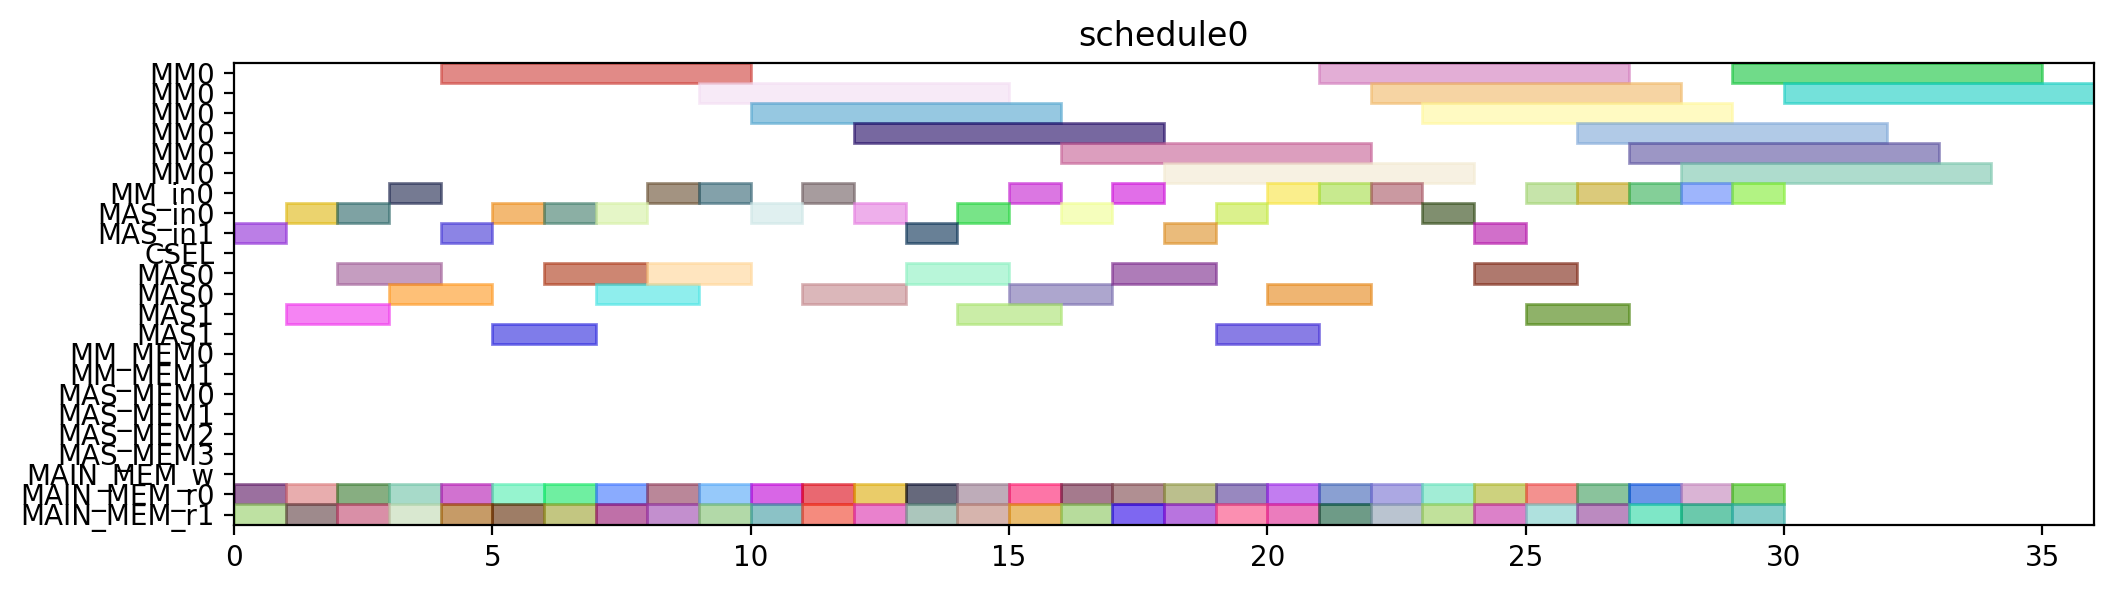

The script that drew this image:
from pyschedule import Scenario, solvers, plotters, alt


def solve():
	horizon = 120
	S = Scenario("schedule0", horizon=horizon)

	# resource
	MM = S.Resources('MM', num=1, size=6)
	MM_in = S.Resources('MM_in', num=1)
	MAS_in = S.Resources('MAS_in', num=2)
	CSEL = S.Resource('CSEL')
	MAS = S.Resources('MAS', num=2, size=2, periods=range(1, horizon))
	MM_MEM = S.Resources('MM_MEM', num=2)
	MAS_MEM = S.Resources('MAS_MEM', num=4)
	MAIN_MEM_w = S.Resource('MAIN_MEM_w', size=1)
	MAIN_MEM_r = S.Resources('MAIN_MEM_r', num=2)

	# result of previous scheduling

	# new tasks
	r1_t0 = S.Task('r1_t0', length=6, delay_cost=1)
	r1_t0 += alt(MM)
	r1_t0_in = S.Task('r1_t0_in', length=1, delay_cost=1)
	r1_t0_in += alt(MM_in)
	S += r1_t0_in*MM_in[0]<=r1_t0*MM[0]
	r1_t0_mem0 = S.Task('r1_t0_mem0', length=1, delay_cost=1)
	r1_t0_mem0 += MAIN_MEM_r[0]
	S += r1_t0_mem0 <= r1_t0

	r1_t0_mem1 = S.Task('r1_t0_mem1', length=1, delay_cost=1)
	r1_t0_mem1 += MAIN_MEM_r[1]
	S += r1_t0_mem1 <= r1_t0

	r1_t1 = S.Task('r1_t1', length=6, delay_cost=1)
	r1_t1 += alt(MM)
	r1_t1_in = S.Task('r1_t1_in', length=1, delay_cost=1)
	r1_t1_in += alt(MM_in)
	S += r1_t1_in*MM_in[0]<=r1_t1*MM[0]
	r1_t1_mem0 = S.Task('r1_t1_mem0', length=1, delay_cost=1)
	r1_t1_mem0 += MAIN_MEM_r[0]
	S += r1_t1_mem0 <= r1_t1

	r1_t1_mem1 = S.Task('r1_t1_mem1', length=1, delay_cost=1)
	r1_t1_mem1 += MAIN_MEM_r[1]
	S += r1_t1_mem1 <= r1_t1

	r1_t2 = S.Task('r1_t2', length=2, delay_cost=1)
	r1_t2 += alt(MAS)
	r1_t2_in = S.Task('r1_t2_in', length=1, delay_cost=1)
	r1_t2_in += alt(MAS_in)
	S += r1_t2_in*MAS_in[0]<=r1_t2*MAS[0]

	S += r1_t2_in*MAS_in[1]<=r1_t2*MAS[1]

	r1_t2_mem0 = S.Task('r1_t2_mem0', length=1, delay_cost=1)
	r1_t2_mem0 += MAIN_MEM_r[0]
	S += r1_t2_mem0 <= r1_t2

	r1_t2_mem1 = S.Task('r1_t2_mem1', length=1, delay_cost=1)
	r1_t2_mem1 += MAIN_MEM_r[1]
	S += r1_t2_mem1 <= r1_t2

	r1_t3 = S.Task('r1_t3', length=2, delay_cost=1)
	r1_t3 += alt(MAS)
	r1_t3_in = S.Task('r1_t3_in', length=1, delay_cost=1)
	r1_t3_in += alt(MAS_in)
	S += r1_t3_in*MAS_in[0]<=r1_t3*MAS[0]

	S += r1_t3_in*MAS_in[1]<=r1_t3*MAS[1]

	r1_t3_mem0 = S.Task('r1_t3_mem0', length=1, delay_cost=1)
	r1_t3_mem0 += MAIN_MEM_r[0]
	S += r1_t3_mem0 <= r1_t3

	r1_t3_mem1 = S.Task('r1_t3_mem1', length=1, delay_cost=1)
	r1_t3_mem1 += MAIN_MEM_r[1]
	S += r1_t3_mem1 <= r1_t3

	r3_t0 = S.Task('r3_t0', length=6, delay_cost=1)
	r3_t0 += alt(MM)
	r3_t0_in = S.Task('r3_t0_in', length=1, delay_cost=1)
	r3_t0_in += alt(MM_in)
	S += r3_t0_in*MM_in[0]<=r3_t0*MM[0]
	r3_t0_mem0 = S.Task('r3_t0_mem0', length=1, delay_cost=1)
	r3_t0_mem0 += MAIN_MEM_r[0]
	S += r3_t0_mem0 <= r3_t0

	r3_t0_mem1 = S.Task('r3_t0_mem1', length=1, delay_cost=1)
	r3_t0_mem1 += MAIN_MEM_r[1]
	S += r3_t0_mem1 <= r3_t0

	r3_t1 = S.Task('r3_t1', length=6, delay_cost=1)
	r3_t1 += alt(MM)
	r3_t1_in = S.Task('r3_t1_in', length=1, delay_cost=1)
	r3_t1_in += alt(MM_in)
	S += r3_t1_in*MM_in[0]<=r3_t1*MM[0]
	r3_t1_mem0 = S.Task('r3_t1_mem0', length=1, delay_cost=1)
	r3_t1_mem0 += MAIN_MEM_r[0]
	S += r3_t1_mem0 <= r3_t1

	r3_t1_mem1 = S.Task('r3_t1_mem1', length=1, delay_cost=1)
	r3_t1_mem1 += MAIN_MEM_r[1]
	S += r3_t1_mem1 <= r3_t1

	r3_t2 = S.Task('r3_t2', length=2, delay_cost=1)
	r3_t2 += alt(MAS)
	r3_t2_in = S.Task('r3_t2_in', length=1, delay_cost=1)
	r3_t2_in += alt(MAS_in)
	S += r3_t2_in*MAS_in[0]<=r3_t2*MAS[0]

	S += r3_t2_in*MAS_in[1]<=r3_t2*MAS[1]

	r3_t2_mem0 = S.Task('r3_t2_mem0', length=1, delay_cost=1)
	r3_t2_mem0 += MAIN_MEM_r[0]
	S += r3_t2_mem0 <= r3_t2

	r3_t2_mem1 = S.Task('r3_t2_mem1', length=1, delay_cost=1)
	r3_t2_mem1 += MAIN_MEM_r[1]
	S += r3_t2_mem1 <= r3_t2

	r3_t3 = S.Task('r3_t3', length=2, delay_cost=1)
	r3_t3 += alt(MAS)
	r3_t3_in = S.Task('r3_t3_in', length=1, delay_cost=1)
	r3_t3_in += alt(MAS_in)
	S += r3_t3_in*MAS_in[0]<=r3_t3*MAS[0]

	S += r3_t3_in*MAS_in[1]<=r3_t3*MAS[1]

	r3_t3_mem0 = S.Task('r3_t3_mem0', length=1, delay_cost=1)
	r3_t3_mem0 += MAIN_MEM_r[0]
	S += r3_t3_mem0 <= r3_t3

	r3_t3_mem1 = S.Task('r3_t3_mem1', length=1, delay_cost=1)
	r3_t3_mem1 += MAIN_MEM_r[1]
	S += r3_t3_mem1 <= r3_t3

	r4_t0 = S.Task('r4_t0', length=6, delay_cost=1)
	r4_t0 += alt(MM)
	r4_t0_in = S.Task('r4_t0_in', length=1, delay_cost=1)
	r4_t0_in += alt(MM_in)
	S += r4_t0_in*MM_in[0]<=r4_t0*MM[0]
	r4_t0_mem0 = S.Task('r4_t0_mem0', length=1, delay_cost=1)
	r4_t0_mem0 += MAIN_MEM_r[0]
	S += r4_t0_mem0 <= r4_t0

	r4_t0_mem1 = S.Task('r4_t0_mem1', length=1, delay_cost=1)
	r4_t0_mem1 += MAIN_MEM_r[1]
	S += r4_t0_mem1 <= r4_t0

	r4_t1 = S.Task('r4_t1', length=6, delay_cost=1)
	r4_t1 += alt(MM)
	r4_t1_in = S.Task('r4_t1_in', length=1, delay_cost=1)
	r4_t1_in += alt(MM_in)
	S += r4_t1_in*MM_in[0]<=r4_t1*MM[0]
	r4_t1_mem0 = S.Task('r4_t1_mem0', length=1, delay_cost=1)
	r4_t1_mem0 += MAIN_MEM_r[0]
	S += r4_t1_mem0 <= r4_t1

	r4_t1_mem1 = S.Task('r4_t1_mem1', length=1, delay_cost=1)
	r4_t1_mem1 += MAIN_MEM_r[1]
	S += r4_t1_mem1 <= r4_t1

	r4_t2 = S.Task('r4_t2', length=2, delay_cost=1)
	r4_t2 += alt(MAS)
	r4_t2_in = S.Task('r4_t2_in', length=1, delay_cost=1)
	r4_t2_in += alt(MAS_in)
	S += r4_t2_in*MAS_in[0]<=r4_t2*MAS[0]

	S += r4_t2_in*MAS_in[1]<=r4_t2*MAS[1]

	r4_t2_mem0 = S.Task('r4_t2_mem0', length=1, delay_cost=1)
	r4_t2_mem0 += MAIN_MEM_r[0]
	S += r4_t2_mem0 <= r4_t2

	r4_t2_mem1 = S.Task('r4_t2_mem1', length=1, delay_cost=1)
	r4_t2_mem1 += MAIN_MEM_r[1]
	S += r4_t2_mem1 <= r4_t2

	r4_t3 = S.Task('r4_t3', length=2, delay_cost=1)
	r4_t3 += alt(MAS)
	r4_t3_in = S.Task('r4_t3_in', length=1, delay_cost=1)
	r4_t3_in += alt(MAS_in)
	S += r4_t3_in*MAS_in[0]<=r4_t3*MAS[0]

	S += r4_t3_in*MAS_in[1]<=r4_t3*MAS[1]

	r4_t3_mem0 = S.Task('r4_t3_mem0', length=1, delay_cost=1)
	r4_t3_mem0 += MAIN_MEM_r[0]
	S += r4_t3_mem0 <= r4_t3

	r4_t3_mem1 = S.Task('r4_t3_mem1', length=1, delay_cost=1)
	r4_t3_mem1 += MAIN_MEM_r[1]
	S += r4_t3_mem1 <= r4_t3

	r5_t0 = S.Task('r5_t0', length=6, delay_cost=1)
	r5_t0 += alt(MM)
	r5_t0_in = S.Task('r5_t0_in', length=1, delay_cost=1)
	r5_t0_in += alt(MM_in)
	S += r5_t0_in*MM_in[0]<=r5_t0*MM[0]
	r5_t0_mem0 = S.Task('r5_t0_mem0', length=1, delay_cost=1)
	r5_t0_mem0 += MAIN_MEM_r[0]
	S += r5_t0_mem0 <= r5_t0

	r5_t0_mem1 = S.Task('r5_t0_mem1', length=1, delay_cost=1)
	r5_t0_mem1 += MAIN_MEM_r[1]
	S += r5_t0_mem1 <= r5_t0

	r5_t1 = S.Task('r5_t1', length=6, delay_cost=1)
	r5_t1 += alt(MM)
	r5_t1_in = S.Task('r5_t1_in', length=1, delay_cost=1)
	r5_t1_in += alt(MM_in)
	S += r5_t1_in*MM_in[0]<=r5_t1*MM[0]
	r5_t1_mem0 = S.Task('r5_t1_mem0', length=1, delay_cost=1)
	r5_t1_mem0 += MAIN_MEM_r[0]
	S += r5_t1_mem0 <= r5_t1

	r5_t1_mem1 = S.Task('r5_t1_mem1', length=1, delay_cost=1)
	r5_t1_mem1 += MAIN_MEM_r[1]
	S += r5_t1_mem1 <= r5_t1

	r5_t2 = S.Task('r5_t2', length=2, delay_cost=1)
	r5_t2 += alt(MAS)
	r5_t2_in = S.Task('r5_t2_in', length=1, delay_cost=1)
	r5_t2_in += alt(MAS_in)
	S += r5_t2_in*MAS_in[0]<=r5_t2*MAS[0]

	S += r5_t2_in*MAS_in[1]<=r5_t2*MAS[1]

	r5_t2_mem0 = S.Task('r5_t2_mem0', length=1, delay_cost=1)
	r5_t2_mem0 += MAIN_MEM_r[0]
	S += r5_t2_mem0 <= r5_t2

	r5_t2_mem1 = S.Task('r5_t2_mem1', length=1, delay_cost=1)
	r5_t2_mem1 += MAIN_MEM_r[1]
	S += r5_t2_mem1 <= r5_t2

	r5_t3 = S.Task('r5_t3', length=2, delay_cost=1)
	r5_t3 += alt(MAS)
	r5_t3_in = S.Task('r5_t3_in', length=1, delay_cost=1)
	r5_t3_in += alt(MAS_in)
	S += r5_t3_in*MAS_in[0]<=r5_t3*MAS[0]

	S += r5_t3_in*MAS_in[1]<=r5_t3*MAS[1]

	r5_t3_mem0 = S.Task('r5_t3_mem0', length=1, delay_cost=1)
	r5_t3_mem0 += MAIN_MEM_r[0]
	S += r5_t3_mem0 <= r5_t3

	r5_t3_mem1 = S.Task('r5_t3_mem1', length=1, delay_cost=1)
	r5_t3_mem1 += MAIN_MEM_r[1]
	S += r5_t3_mem1 <= r5_t3

	r6_t0 = S.Task('r6_t0', length=6, delay_cost=1)
	r6_t0 += alt(MM)
	r6_t0_in = S.Task('r6_t0_in', length=1, delay_cost=1)
	r6_t0_in += alt(MM_in)
	S += r6_t0_in*MM_in[0]<=r6_t0*MM[0]
	r6_t0_mem0 = S.Task('r6_t0_mem0', length=1, delay_cost=1)
	r6_t0_mem0 += MAIN_MEM_r[0]
	S += r6_t0_mem0 <= r6_t0

	r6_t0_mem1 = S.Task('r6_t0_mem1', length=1, delay_cost=1)
	r6_t0_mem1 += MAIN_MEM_r[1]
	S += r6_t0_mem1 <= r6_t0

	r6_t1 = S.Task('r6_t1', length=6, delay_cost=1)
	r6_t1 += alt(MM)
	r6_t1_in = S.Task('r6_t1_in', length=1, delay_cost=1)
	r6_t1_in += alt(MM_in)
	S += r6_t1_in*MM_in[0]<=r6_t1*MM[0]
	r6_t1_mem0 = S.Task('r6_t1_mem0', length=1, delay_cost=1)
	r6_t1_mem0 += MAIN_MEM_r[0]
	S += r6_t1_mem0 <= r6_t1

	r6_t1_mem1 = S.Task('r6_t1_mem1', length=1, delay_cost=1)
	r6_t1_mem1 += MAIN_MEM_r[1]
	S += r6_t1_mem1 <= r6_t1

	r6_t2 = S.Task('r6_t2', length=2, delay_cost=1)
	r6_t2 += alt(MAS)
	r6_t2_in = S.Task('r6_t2_in', length=1, delay_cost=1)
	r6_t2_in += alt(MAS_in)
	S += r6_t2_in*MAS_in[0]<=r6_t2*MAS[0]

	S += r6_t2_in*MAS_in[1]<=r6_t2*MAS[1]

	r6_t2_mem0 = S.Task('r6_t2_mem0', length=1, delay_cost=1)
	r6_t2_mem0 += MAIN_MEM_r[0]
	S += r6_t2_mem0 <= r6_t2

	r6_t2_mem1 = S.Task('r6_t2_mem1', length=1, delay_cost=1)
	r6_t2_mem1 += MAIN_MEM_r[1]
	S += r6_t2_mem1 <= r6_t2

	r6_t3 = S.Task('r6_t3', length=2, delay_cost=1)
	r6_t3 += alt(MAS)
	r6_t3_in = S.Task('r6_t3_in', length=1, delay_cost=1)
	r6_t3_in += alt(MAS_in)
	S += r6_t3_in*MAS_in[0]<=r6_t3*MAS[0]

	S += r6_t3_in*MAS_in[1]<=r6_t3*MAS[1]

	r6_t3_mem0 = S.Task('r6_t3_mem0', length=1, delay_cost=1)
	r6_t3_mem0 += MAIN_MEM_r[0]
	S += r6_t3_mem0 <= r6_t3

	r6_t3_mem1 = S.Task('r6_t3_mem1', length=1, delay_cost=1)
	r6_t3_mem1 += MAIN_MEM_r[1]
	S += r6_t3_mem1 <= r6_t3

	r9_t2 = S.Task('r9_t2', length=2, delay_cost=1)
	r9_t2 += alt(MAS)
	r9_t2_in = S.Task('r9_t2_in', length=1, delay_cost=1)
	r9_t2_in += alt(MAS_in)
	S += r9_t2_in*MAS_in[0]<=r9_t2*MAS[0]

	S += r9_t2_in*MAS_in[1]<=r9_t2*MAS[1]

	r9_t2_mem0 = S.Task('r9_t2_mem0', length=1, delay_cost=1)
	r9_t2_mem0 += MAIN_MEM_r[0]
	S += r9_t2_mem0 <= r9_t2

	r9_t2_mem1 = S.Task('r9_t2_mem1', length=1, delay_cost=1)
	r9_t2_mem1 += MAIN_MEM_r[1]
	S += r9_t2_mem1 <= r9_t2

	r12_t0 = S.Task('r12_t0', length=6, delay_cost=1)
	r12_t0 += alt(MM)
	r12_t0_in = S.Task('r12_t0_in', length=1, delay_cost=1)
	r12_t0_in += alt(MM_in)
	S += r12_t0_in*MM_in[0]<=r12_t0*MM[0]
	r12_t0_mem0 = S.Task('r12_t0_mem0', length=1, delay_cost=1)
	r12_t0_mem0 += MAIN_MEM_r[0]
	S += r12_t0_mem0 <= r12_t0

	r12_t0_mem1 = S.Task('r12_t0_mem1', length=1, delay_cost=1)
	r12_t0_mem1 += MAIN_MEM_r[1]
	S += r12_t0_mem1 <= r12_t0

	r12_t1 = S.Task('r12_t1', length=6, delay_cost=1)
	r12_t1 += alt(MM)
	r12_t1_in = S.Task('r12_t1_in', length=1, delay_cost=1)
	r12_t1_in += alt(MM_in)
	S += r12_t1_in*MM_in[0]<=r12_t1*MM[0]
	r12_t1_mem0 = S.Task('r12_t1_mem0', length=1, delay_cost=1)
	r12_t1_mem0 += MAIN_MEM_r[0]
	S += r12_t1_mem0 <= r12_t1

	r12_t1_mem1 = S.Task('r12_t1_mem1', length=1, delay_cost=1)
	r12_t1_mem1 += MAIN_MEM_r[1]
	S += r12_t1_mem1 <= r12_t1

	r12_t2 = S.Task('r12_t2', length=2, delay_cost=1)
	r12_t2 += alt(MAS)
	r12_t2_in = S.Task('r12_t2_in', length=1, delay_cost=1)
	r12_t2_in += alt(MAS_in)
	S += r12_t2_in*MAS_in[0]<=r12_t2*MAS[0]

	S += r12_t2_in*MAS_in[1]<=r12_t2*MAS[1]

	r12_t2_mem0 = S.Task('r12_t2_mem0', length=1, delay_cost=1)
	r12_t2_mem0 += MAIN_MEM_r[0]
	S += r12_t2_mem0 <= r12_t2

	r12_t2_mem1 = S.Task('r12_t2_mem1', length=1, delay_cost=1)
	r12_t2_mem1 += MAIN_MEM_r[1]
	S += r12_t2_mem1 <= r12_t2

	r12_t3 = S.Task('r12_t3', length=2, delay_cost=1)
	r12_t3 += alt(MAS)
	r12_t3_in = S.Task('r12_t3_in', length=1, delay_cost=1)
	r12_t3_in += alt(MAS_in)
	S += r12_t3_in*MAS_in[0]<=r12_t3*MAS[0]

	S += r12_t3_in*MAS_in[1]<=r12_t3*MAS[1]

	r12_t3_mem0 = S.Task('r12_t3_mem0', length=1, delay_cost=1)
	r12_t3_mem0 += MAIN_MEM_r[0]
	S += r12_t3_mem0 <= r12_t3

	r12_t3_mem1 = S.Task('r12_t3_mem1', length=1, delay_cost=1)
	r12_t3_mem1 += MAIN_MEM_r[1]
	S += r12_t3_mem1 <= r12_t3

	r13_t0 = S.Task('r13_t0', length=6, delay_cost=1)
	r13_t0 += alt(MM)
	r13_t0_in = S.Task('r13_t0_in', length=1, delay_cost=1)
	r13_t0_in += alt(MM_in)
	S += r13_t0_in*MM_in[0]<=r13_t0*MM[0]
	r13_t0_mem0 = S.Task('r13_t0_mem0', length=1, delay_cost=1)
	r13_t0_mem0 += MAIN_MEM_r[0]
	S += r13_t0_mem0 <= r13_t0

	r13_t0_mem1 = S.Task('r13_t0_mem1', length=1, delay_cost=1)
	r13_t0_mem1 += MAIN_MEM_r[1]
	S += r13_t0_mem1 <= r13_t0

	r13_t1 = S.Task('r13_t1', length=6, delay_cost=1)
	r13_t1 += alt(MM)
	r13_t1_in = S.Task('r13_t1_in', length=1, delay_cost=1)
	r13_t1_in += alt(MM_in)
	S += r13_t1_in*MM_in[0]<=r13_t1*MM[0]
	r13_t1_mem0 = S.Task('r13_t1_mem0', length=1, delay_cost=1)
	r13_t1_mem0 += MAIN_MEM_r[0]
	S += r13_t1_mem0 <= r13_t1

	r13_t1_mem1 = S.Task('r13_t1_mem1', length=1, delay_cost=1)
	r13_t1_mem1 += MAIN_MEM_r[1]
	S += r13_t1_mem1 <= r13_t1

	r13_t2 = S.Task('r13_t2', length=2, delay_cost=1)
	r13_t2 += alt(MAS)
	r13_t2_in = S.Task('r13_t2_in', length=1, delay_cost=1)
	r13_t2_in += alt(MAS_in)
	S += r13_t2_in*MAS_in[0]<=r13_t2*MAS[0]

	S += r13_t2_in*MAS_in[1]<=r13_t2*MAS[1]

	r13_t2_mem0 = S.Task('r13_t2_mem0', length=1, delay_cost=1)
	r13_t2_mem0 += MAIN_MEM_r[0]
	S += r13_t2_mem0 <= r13_t2

	r13_t2_mem1 = S.Task('r13_t2_mem1', length=1, delay_cost=1)
	r13_t2_mem1 += MAIN_MEM_r[1]
	S += r13_t2_mem1 <= r13_t2

	r13_t3 = S.Task('r13_t3', length=2, delay_cost=1)
	r13_t3 += alt(MAS)
	r13_t3_in = S.Task('r13_t3_in', length=1, delay_cost=1)
	r13_t3_in += alt(MAS_in)
	S += r13_t3_in*MAS_in[0]<=r13_t3*MAS[0]

	S += r13_t3_in*MAS_in[1]<=r13_t3*MAS[1]

	r13_t3_mem0 = S.Task('r13_t3_mem0', length=1, delay_cost=1)
	r13_t3_mem0 += MAIN_MEM_r[0]
	S += r13_t3_mem0 <= r13_t3

	r13_t3_mem1 = S.Task('r13_t3_mem1', length=1, delay_cost=1)
	r13_t3_mem1 += MAIN_MEM_r[1]
	S += r13_t3_mem1 <= r13_t3

	r16_t3 = S.Task('r16_t3', length=2, delay_cost=1)
	r16_t3 += alt(MAS)
	r16_t3_in = S.Task('r16_t3_in', length=1, delay_cost=1)
	r16_t3_in += alt(MAS_in)
	S += r16_t3_in*MAS_in[0]<=r16_t3*MAS[0]

	S += r16_t3_in*MAS_in[1]<=r16_t3*MAS[1]

	r16_t3_mem0 = S.Task('r16_t3_mem0', length=1, delay_cost=1)
	r16_t3_mem0 += MAIN_MEM_r[0]
	S += r16_t3_mem0 <= r16_t3

	r16_t3_mem1 = S.Task('r16_t3_mem1', length=1, delay_cost=1)
	r16_t3_mem1 += MAIN_MEM_r[1]
	S += r16_t3_mem1 <= r16_t3

	solvers.mip.solve(S,msg=1,kind='CPLEX',ratio_gap=1.01)

	solution = [['hoge']*len(S.solution()[1]) for i in range(len(S.solution()))]
	for i in range(len(S.solution())):
		for j in range(len(S.solution()[i])):
			solution[i][j]=str(S.solution()[i][j])
	print(solution)

	cycles = int(solution[-1][3])

	pic_file_name = "/mnt/rose/usr1/fukuda/ABE/multiRAM_multiMAS_16mux/scheduling_result/stage6MM1_stage2MAS2/EP2_YRECOVER/schedule0.png"
	if(S.solution() != []):
		plotters.matplotlib.plot(S,img_filename=pic_file_name, show_task_labels=False, fig_size=(cycles*0.25+3, 3))

	return solution
